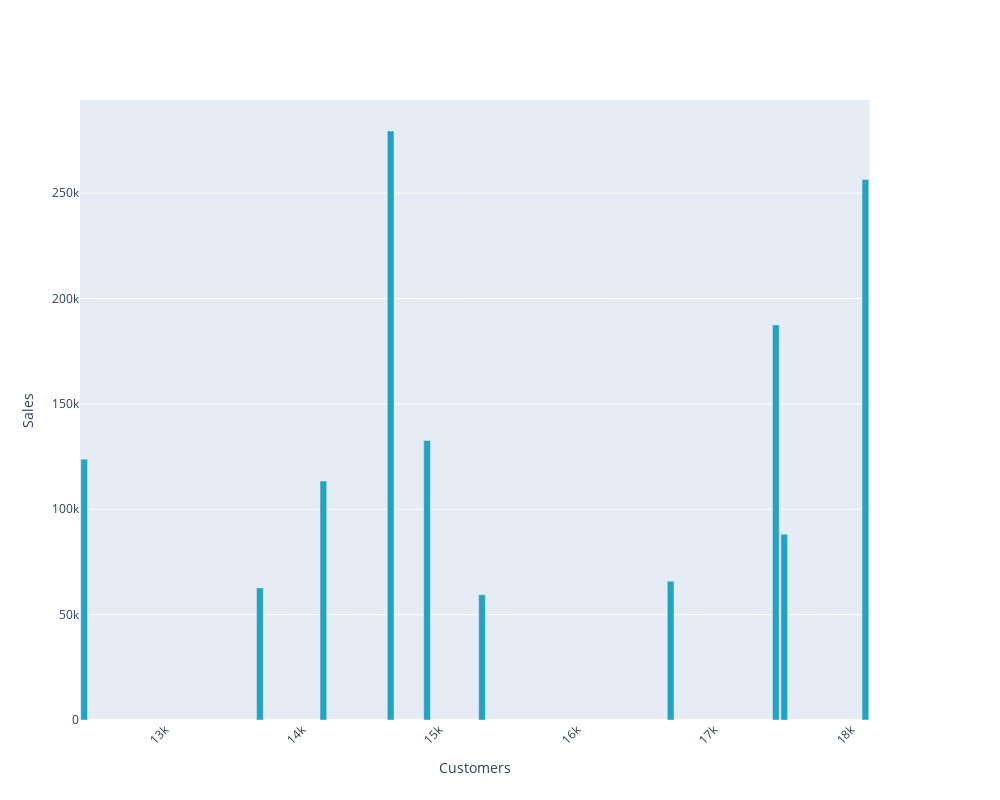

Notebook cell for this chart:
### Code cell
trace1 = go.Bar(
            x = cust_revenue['CustomerID'][:10], y = cust_revenue['Sales'],
            name = 'Sales', text = cust_revenue['Sales'],
            marker=dict(color='rgb(34,163,192)'),textposition="inside",texttemplate='%{text:.2s}')

trace2 = go.Scatter(
            x= cust_revenue['CustomerID'][:10],y = cust_revenue['Contribution %'],
            name = 'Contribution %',text = cust_revenue['Contribution %'],
           mode='lines+markers+text',marker=dict(color='rgb(255, 144, 14)',size=8), textposition='top right',textfont=dict(color='#E58606'))

fig = make_subplots(specs=[[{"secondary_y":True}]])
fig.update_layout(height = 800, width =1000, xaxis=dict(title="Customers",tickangle=-45), yaxis=dict(title="Sales"))

fig.add_trace(trace1)
fig.add_trace(trace2,secondary_y=True)

### Figure 1 — Plotly figure (JSON) as saved in the notebook; plotly's stock layout.template omitted (floating-point values rounded to 4 significant figures; data arrays with more than 128 entries replaced by an {"elided": "..."} marker saying what was removed)
{"data": [{"marker": {"color": "rgb(34,163,192)"}, "name": "Sales", "text": {"elided": "4372 float values"}, "textposition": "inside", "texttemplate": "%{text:.2s}", "type": "bar", "x": [14646, 18102, 17450, 14911, 12415, 14156, 17511, 16684, 13694, 15311], "y": {"elided": "4372 float values"}}], "layout": {"height": 800, "width": 1000, "xaxis": {"anchor": "y", "domain": [0, 0.94], "tickangle": -45, "title": {"text": "Customers"}}, "yaxis": {"anchor": "x", "domain": [0, 1], "title": {"text": "Sales"}}, "yaxis2": {"anchor": "x", "overlaying": "y", "side": "right"}}}
